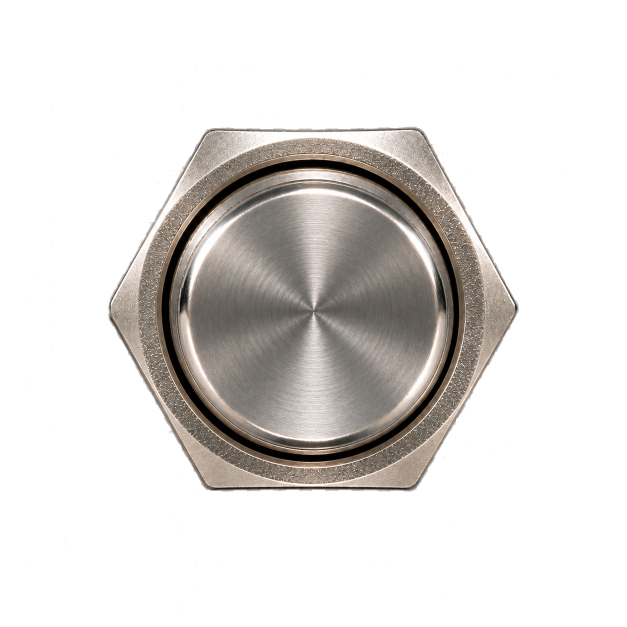
#> input picture assets/kit/footswitch_photo.png, 1254 x 1254 px, given in place of knob_photo.png, which was not available (shown at 1/2 size)
$ python photo_controls.py
#> lines starting #> are read from the running program, lines starting #| are printed output that depends on the picture; after the words box and inside, x2 and y2 are one past the last pixel; in counts of white or black regions, pixels touching at a corner belong together; long printed decimals are rounded
"""
CHROMA (NINE HANDS | DSP, repris de Screamer / Darkbass) - commandes d'apres les photos fournies par l'utilisateur (nov. 2026) :
  assets/kit/knob_photo.png        potard noir en aluminium tourne (reflets coniques), repere blanc
  assets/kit/footswitch_photo.png  footswitch : ecrou hexagonal texture + bouton en metal tourne

Potard : le repere blanc de la photo est efface (interpolation angulaire a rayon constant, le long des stries
du metal tourne), pour que seul le repere dessine par le plugin tourne et que les reflets restent fixes.
Les deux sprites recoivent une ombre portee (vers le bas a droite) et une ombre de contact d'apres leur canal alpha
(lumiere en haut a gauche, comme le reste de la pedale).
"""
import os
import numpy as np, cv2
from PIL import Image

HERE = os.path.dirname(os.path.abspath(__file__))
KIT = os.path.join(os.path.dirname(HERE), 'assets', 'kit')

KNOB_C, KNOB_RPX = (437.0, 419.5), 350.0          # centre et rayon exterieur du potard dans la photo (px)
IND_R0, IND_R1, IND_W = 0.45, 0.97, 0.034          # repere de la photo : rayons debut / fin et demi-largeur (x rayon)
FS_C, FS_FLATS_PX, FS_BTN_PX = (626.5, 619.0), 720.0, 272.0   # footswitch : centre, distance entre plats, rayon du bouton (photo nov. 2026)


def _load(name):
    return np.asarray(Image.open(os.path.join(KIT, name)).convert('RGBA')).astype(np.float32)


def _shift(a, dx, dy):
    return cv2.warpAffine(a, np.float32([[1, 0, dx], [0, 1, dy]]), (a.shape[1], a.shape[0]), borderValue=0)


def _place(src, c, k, n):
    """recadre / met a l'echelle (alpha premultiplie) : point c de la photo au centre d'un carre de n pixels"""
    pm = src.copy(); pm[..., :3] *= pm[..., 3:4] / 255.0
    # reduction en deux temps pour un rendu net sans crenelage
    k1 = min(1.0, k * 2.0)
    n1 = int(round(n * k1 / k))
    M1 = np.float32([[k1, 0, n1 / 2 - c[0] * k1], [0, k1, n1 / 2 - c[1] * k1]])
    big = cv2.warpAffine(pm, M1, (n1, n1), flags=cv2.INTER_AREA, borderValue=0)
    small = cv2.resize(big, (n, n), interpolation=cv2.INTER_AREA)
    a = np.clip(small[..., 3] / 255.0, 0, 1)
    rgb = np.where(a[..., None] > 1e-4, small[..., :3] / np.maximum(a, 1e-4)[..., None], 0)
    return rgb, a


def _with_shadow(rgb, a, size_ref_px, cast_amt=0.62):
    s = size_ref_px
    cast = cv2.GaussianBlur(_shift(a, 0.06 * s, 0.09 * s), (0, 0), 0.06 * s) * cast_amt
    contact = cv2.GaussianBlur(_shift(a, 0.010 * s, 0.016 * s), (0, 0), 0.016 * s) * 0.55
    sh = np.clip(cast + contact, 0, 0.86) * (1 - a)
    alpha = np.clip(a + sh, 0, 1)
    col = np.where(alpha[..., None] > 1e-4, rgb * (a / np.maximum(alpha, 1e-4))[..., None], 0)
    return np.dstack([np.clip(col, 0, 255), alpha * 255]).astype(np.float32)


def knob_clean():
    """photo du potard sans son repere blanc"""
    im = _load('knob_photo.png')
    h, w = im.shape[:2]
    yy, xx = np.mgrid[0:h, 0:w].astype(np.float32)
    dx, dy = xx - KNOB_C[0], yy - KNOB_C[1]
    r = np.hypot(dx, dy); th = np.arctan2(dx, -dy)           # angle depuis le haut, sens horaire
    R = KNOB_RPX
    # zone du repere : bande angulaire autour du haut, entre IND_R0 et IND_R1, un peu elargie
    half = (IND_W * R + 10.0) / np.maximum(r, 1.0)
    m = (r > IND_R0 * R - 22) & (r < IND_R1 * R + 4) & (np.abs(th) < half)
    out = im.copy()
    ys, xs = np.where(m)
    rr, tt, hh = r[ys, xs], th[ys, xs], half[ys, xs] + 2.0 / np.maximum(r[ys, xs], 1.0)
    def sample(ang):
        sx = KNOB_C[0] + rr * np.sin(ang); sy = KNOB_C[1] - rr * np.cos(ang)
        return np.stack([cv2.remap(im[..., ch], sx.reshape(-1, 1).astype(np.float32), sy.reshape(-1, 1).astype(np.float32),
                                   cv2.INTER_LINEAR).ravel() for ch in range(4)], -1)
    left, right = sample(-hh), sample(hh)
    t = np.clip((tt + hh) / (2 * hh), 0, 1)[:, None]
    fill = left * (1 - t) + right * t
    # grain fin du metal tourne (stries radiales) : bruit allonge dans le sens du rayon
    rng = np.random.default_rng(5)
    noise = rng.normal(0, 1.6, len(ys))[:, None]
    fill[:, :3] += noise
    out[ys, xs] = fill
    return out


def knob_sprite(R_units, AS, pad=1.45):
    """sprite carre de cote 2 * R * pad unites, potard de rayon R_units, sans repere ; renvoie (rgba, cote en unites)"""
    S_ = 2 * R_units * pad
    n = int(round(S_ * AS))
    k = R_units * AS / KNOB_RPX
    rgb, a = _place(knob_clean(), KNOB_C, k, n)
#> in knob_clean, `r = np.hypot(dx, dy)`:
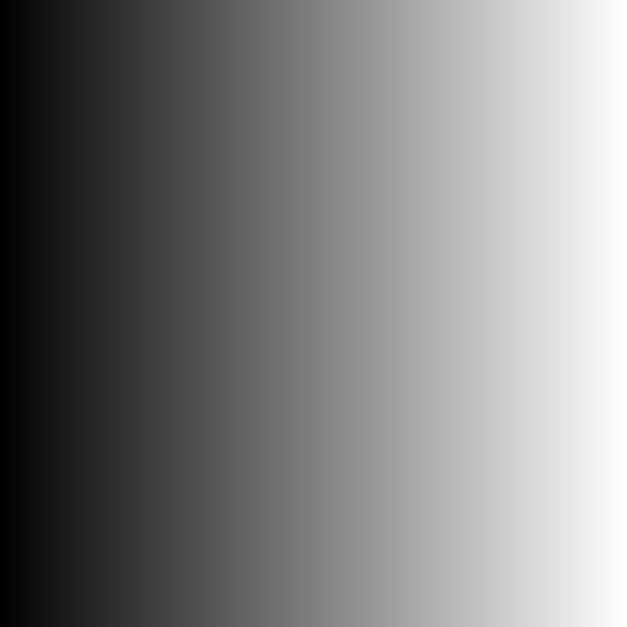
#> dx: shape (1254, 1254) float32 (shown at 1/2 size); min -437, max 816, mean 189.5; drawn with min black and max white
#> in knob_clean, `half = (IND_W * R + 10.0) / np.maximum(r, 1.0)`:
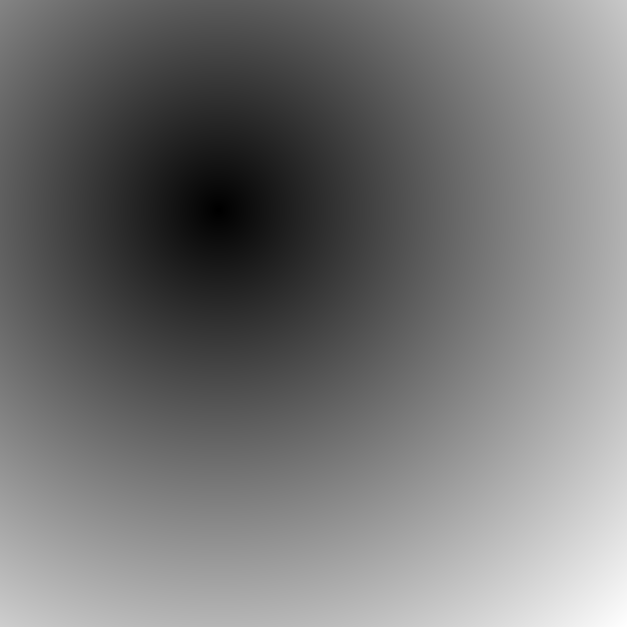
#> r: shape (1254, 1254) float32 (shown at 1/2 size); min 0.5, max 1166.4, mean 534.4; drawn with min black and max white
#> in knob_clean, `ys, xs = np.where(m)`:
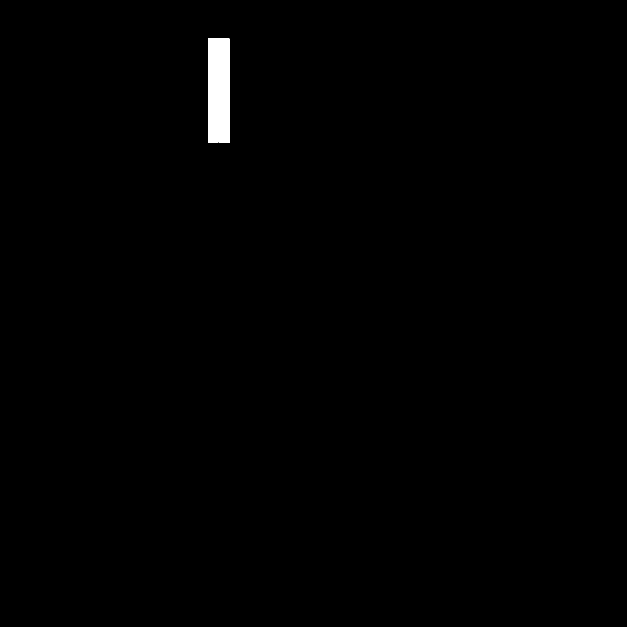
#> m: shape (1254, 1254) bool (shown at 1/2 size); 0.57% white; 1 white region, box (x1, y1, x2, y2) and area: (416, 77, 459, 286) 8953
    return _with_shadow(rgb, a, 2 * R_units * AS, 0.66), S_
#> in _with_shadow, `return np.dstack([np.clip(col, 0, 255), alpha * 255]).astype(np.float32)`:
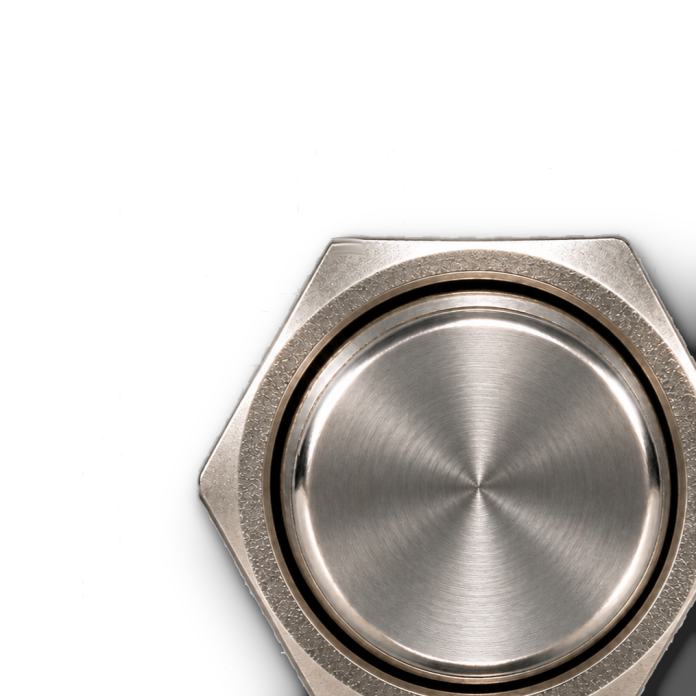
#> returned value: shape (696, 696, 4) float32; mean of channels 0, 1, 2, 3 57.7, 54.2, 51.1, 105.7; transparent parts drawn white


def footswitch_sprite(flats_units, AS, pad=1.9, refl_colour=(60.0, 140.0, 255.0)):
    """sprite carre (cote = flats * pad unites) ; renvoie (rgba, reflet bleu rgba, cote en unites, rayon du bouton en unites)"""
    S_ = flats_units * pad
    n = int(round(S_ * AS))
    k = flats_units * AS / FS_FLATS_PX
    rgb, a = _place(_load('footswitch_photo.png'), FS_C, k, n)
    spr = _with_shadow(rgb, a, flats_units * AS, 0.62)
    # reflet bleu de la LED voisine (au-dessus) sur le flanc haut de l'ecrou : calque separe, en fondu avec la LED
    yy, xx = np.mgrid[0:n, 0:n].astype(np.float32)
    dx_, dy_ = (xx - n / 2) / (flats_units * AS / 2), (yy - n / 2) / (flats_units * AS / 2)
    rr = np.hypot(dx_, dy_)
    facing = np.clip(-dy_ / np.maximum(rr, 1e-3), 0, 1) ** 2
    btn = FS_BTN_PX / (FS_FLATS_PX / 2)
    ring = np.clip((rr - btn - 0.02) / 0.05, 0, 1)                    # ecrou seulement (pas le bouton)
    lum = rgb.mean(2) / 255.0
    refl = a * ring * facing * (0.3 + 0.7 * lum)
    blue = np.array(refl_colour, np.float32)
    refl_rgba = np.dstack([np.broadcast_to(blue, (n, n, 3)), np.clip(refl * 0.45, 0, 1) * 255]).astype(np.uint8)
    return spr, refl_rgba, S_, FS_BTN_PX * k / AS


if __name__ == '__main__':
    ks, KS = knob_sprite(120, 2)
#> KS = 348
    fs, fr, FS, br = footswitch_sprite(200, 2)
#> in footswitch_sprite, `refl_rgba = np.dstack([np.broadcast_to(blue, (n, n, 3)), np.clip(refl ..`:
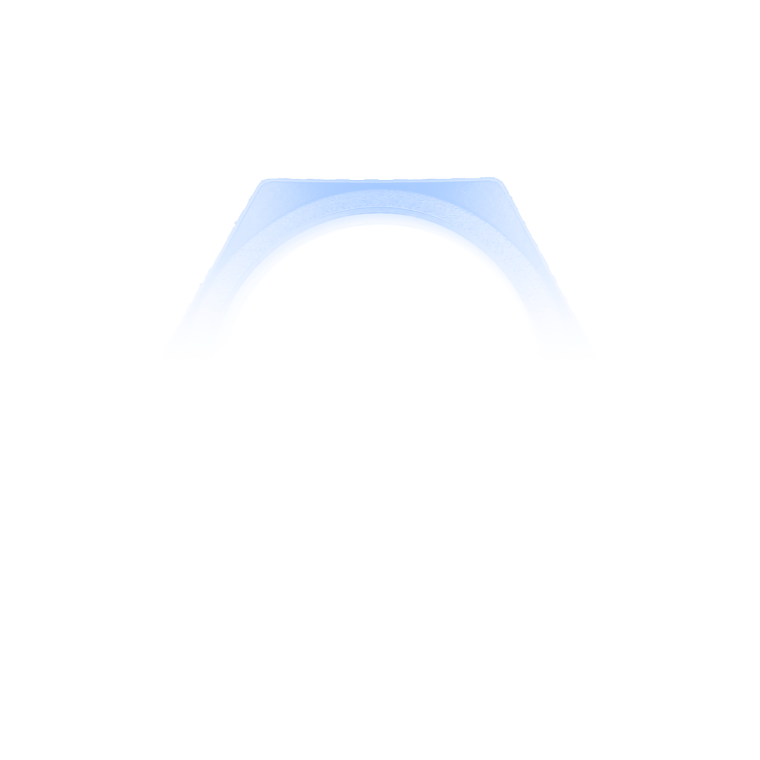
#> refl_rgba: shape (760, 760, 4); mean of channels 0, 1, 2, 3 60, 140, 255, 2.1; transparent parts drawn white
#> FS = 380; br = 75.56
    print(KS, FS, br)
#| 348.0 380.0 75.556
    for name, s in (('knob', ks), ('fs', fs)):
        bg = np.full(s.shape[:2] + (3,), 20.0)
        a = s[..., 3:4] / 255.0
        Image.fromarray((bg * (1 - a) + s[..., :3] * a).astype(np.uint8)).save(f'/tmp/claude-0/{name}_sprite.png')
#> this loop made 2 passes
#> name on passes 1 to 2: 'knob', 'fs'
#> pass 1, `Image.fromarray((bg * (1 - a) + s[..., :3] * a).astype(np.uint8)).save..`:
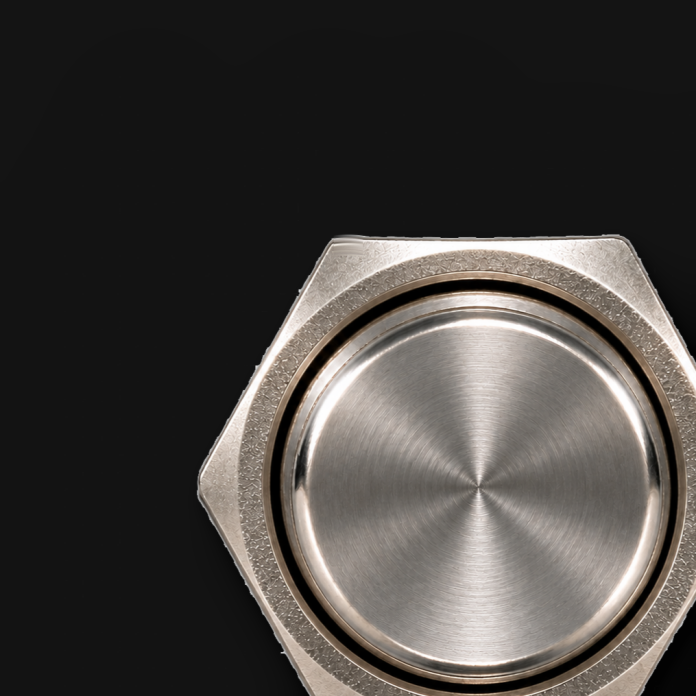
#> saved as knob_sprite.png: PIL image 696x696 RGB; mean R, G, B 68.5, 65, 62
#> pass 2, `Image.fromarray((bg * (1 - a) + s[..., :3] * a).astype(np.uint8)).save..`:
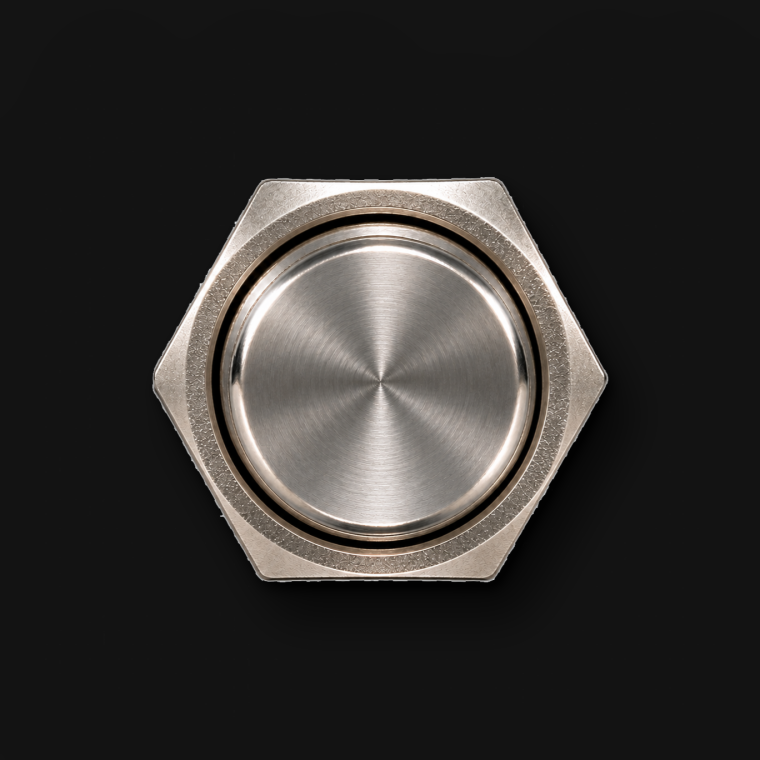
#> saved as fs_sprite.png: PIL image 760x760 RGB; mean R, G, B 49, 46.8, 44.9


# ------------------------------------------------------------------ embase jack (photo fournie par l'utilisateur, nov. 2026)
# assets/kit/jack_photo.png : ecrou hexagonal + rondelle vus de profil, rondelle en haut ; le bord bas (coupe nette)
# est la face collee au boitier. Sur la pedale : IN a droite, OUT a gauche, rondelle vers l'exterieur.
JACK_BOX = (46, 558, 80, 188)                    # x0, x1, y0, y1 de l'objet dans la photo (px)

# [19 lines left out: function jack_sprite, not called in this run]


# ------------------------------------------------------------------ LED (photo fournie par l'utilisateur, nov. 2026)
# assets/kit/led_photo.png : LED rouge a lentille facettee dans une bague metal. On ne garde que la lentille
# (et son joint sombre), sans la bague metal, recoloree en bleu ; l'etat eteint garde les facettes, lentille sombre.
LED_C, LED_RPX = (623.0, 672.5), 316.0          # photo de la LED (lentille seule, nov. 2026)

# [44 lines left out: function led_sprites, not called in this run]
